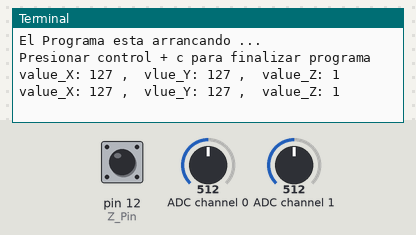
A program run on a simulated Raspberry Pi (header pin numbers). Shown: the last lines printed to the terminal. The inputs (shaded band) are chosen by the test bench; at power-on: ADC channel 0 = 512, ADC channel 1 = 512, pin 12 (Z_Pin) HIGH (analog values on the 0–1023 scale).

Above: at 1.2 s.
1.3 s: ADC channel 0 set to 716
At 2.6 s:
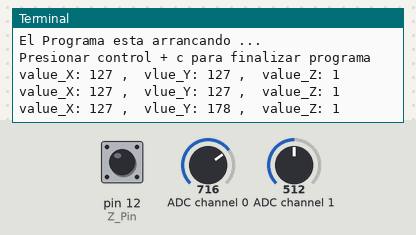
2.8 s: ADC channel 1 set to 716
At 3.8 s:
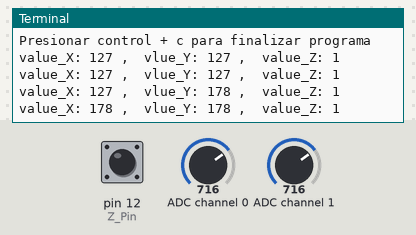
4.3 s: pin 12 (Z_Pin) pulled LOW for 1 s
At 5.7 s:
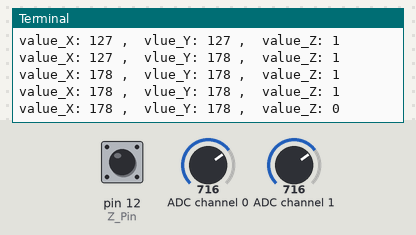
6.8 s: ADC channel 0 set to 900
At 7.4 s:
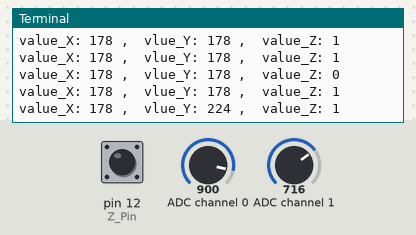
8.3 s: ADC channel 1 set to 900
At 9.6 s:
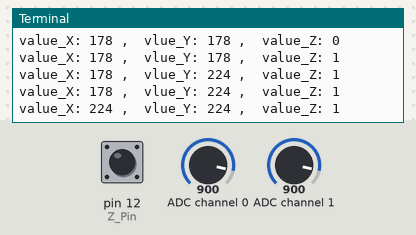
9.8 s: pin 12 (Z_Pin) pulled LOW for 0.6 s
At 10.8 s:
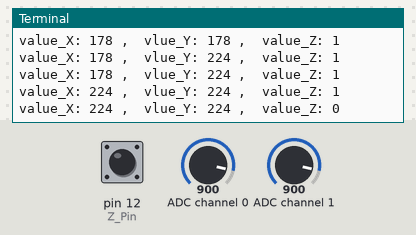
Timing chart, 0 to 12.8 s (numbered marks = the images above; inputs shaded):
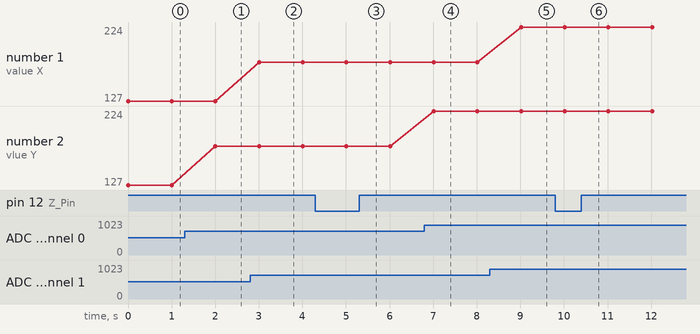

Measured:
- after the input at 1.3 s, the terminal: prints a new line after 0.71 s (image 1)
- after the input at 2.8 s, the terminal: prints a new line after 0.21 s (image 2)
- after the input at 4.3 s, the terminal: prints a new line after 0.71 s (image 3)
- after the input at 6.8 s, the terminal: prints a new line after 0.21 s (image 4)
- after the input at 8.3 s, the terminal: prints a new line after 0.72 s (image 5)
- after the input at 9.8 s, the terminal: prints a new line after 0.22 s (image 6)
- plotted number 2: 127 → 178 after the input at 1.3 s, 178 → 224 after the input at 6.8 s

The program:

Joystick.py
```python
#!/usr/bin/env python3
#############################################################################
# Filename    : Joystick.py
# Description : Read Joystick state
# Author      : Antonio2709
# modification: 2019/12/27
########################################################################
import RPi.GPIO as GPIO
import smbus
import time

address = 0x48
bus=smbus.SMBus(1)
cmd=0x40
Z_Pin = 12      # definir Pin Z
def analogRead(chn):        # leer valor ADC
    bus.write_byte(address,cmd+chn)
    value = bus.read_byte(address)
    value = bus.read_byte(address)
    # value = bus.read_byte_data(address,cmd+chn)
    return value

def analogWrite(value):
    bus.write_byte_data(address,cmd,value)

def setup():
    GPIO.setmode(GPIO.BOARD)
    GPIO.setup(Z_Pin,GPIO.IN,GPIO.PUD_UP)   # poner pin Z a modo pull-up
def loop():
    while True:
        val_Z = GPIO.input(Z_Pin)       # leer valor digital de Z
        val_Y = analogRead(0)           # leer valor analogico de  X e Y
        val_X = analogRead(1)
        print ('value_X: %d ,\tvlue_Y: %d ,\tvalue_Z: %d'%(val_X,val_Y,val_Z))
        time.sleep(1)

def destroy():
    bus.close()
    GPIO.cleanup()

if __name__ == '__main__':
    print ('El Programa esta arrancando ... ') # Arrancar programa
    print ('Presionar control + c para finalizar programa ')
    setup()
    try:
        loop()
    except KeyboardInterrupt: # Presionar control + c para finalizar programa
        destroy()
```
